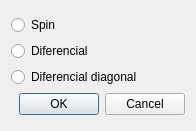
<?xml version="1.0" encoding="UTF-8"?>
<ui version="4.0">
 <class>Giro</class>
 <widget class="QDialog" name="Giro">
  <property name="geometry">
   <rect>
    <x>0</x>
    <y>0</y>
    <width>196</width>
    <height>131</height>
   </rect>
  </property>
  <property name="windowTitle">
   <string>Giro</string>
  </property>
  <layout class="QGridLayout" name="gridLayout">
   <item row="0" column="0">
    <layout class="QVBoxLayout" name="verticalLayout">
     <item>
      <widget class="QRadioButton" name="r1">
       <property name="text">
        <string>Spin</string>
       </property>
      </widget>
     </item>
     <item>
      <widget class="QRadioButton" name="r2">
       <property name="text">
        <string>Diferencial</string>
       </property>
      </widget>
     </item>
     <item>
      <widget class="QRadioButton" name="r3">
       <property name="text">
        <string>Diferencial diagonal</string>
       </property>
      </widget>
     </item>
     <item>
      <widget class="QDialogButtonBox" name="buttonBox">
       <property name="orientation">
        <enum>Qt::Horizontal</enum>
       </property>
       <property name="standardButtons">
        <set>QDialogButtonBox::Cancel|QDialogButtonBox::Ok</set>
       </property>
      </widget>
     </item>
    </layout>
   </item>
  </layout>
 </widget>
 <resources/>
 <connections>
  <connection>
   <sender>buttonBox</sender>
   <signal>accepted()</signal>
   <receiver>Giro</receiver>
   <slot>accept()</slot>
   <hints>
    <hint type="sourcelabel">
     <x>248</x>
     <y>254</y>
    </hint>
    <hint type="destinationlabel">
     <x>157</x>
     <y>274</y>
    </hint>
   </hints>
  </connection>
  <connection>
   <sender>buttonBox</sender>
   <signal>rejected()</signal>
   <receiver>Giro</receiver>
   <slot>reject()</slot>
   <hints>
    <hint type="sourcelabel">
     <x>316</x>
     <y>260</y>
    </hint>
    <hint type="destinationlabel">
     <x>286</x>
     <y>274</y>
    </hint>
   </hints>
  </connection>
 </connections>
</ui>
